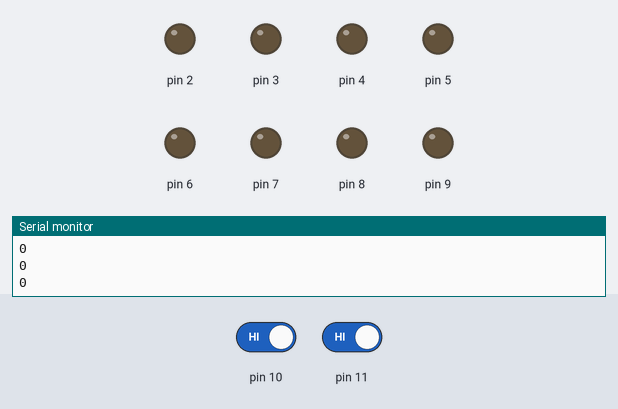
Simulated run of this sketch. Board: Arduino Uno, built with avr-gcc and run on an emulated ATmega328P. On the bench: output pins drawn as LEDs (lit = HIGH), the last lines printed to the serial monitor. Dashed ring = blinking. The test bench sets the inputs (shaded band); at power-on: pin 10 HIGH, pin 11 HIGH.

Above: at 1.2 s.
1.3 s: pin 10 driven LOW
At 3.9 s:
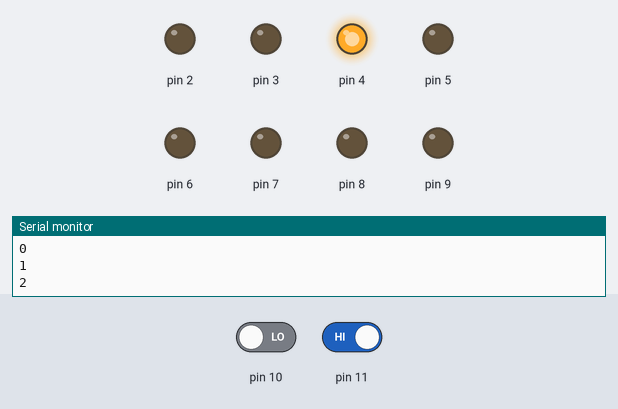
4.3 s: pin 10 driven HIGH
At 5.2 s:
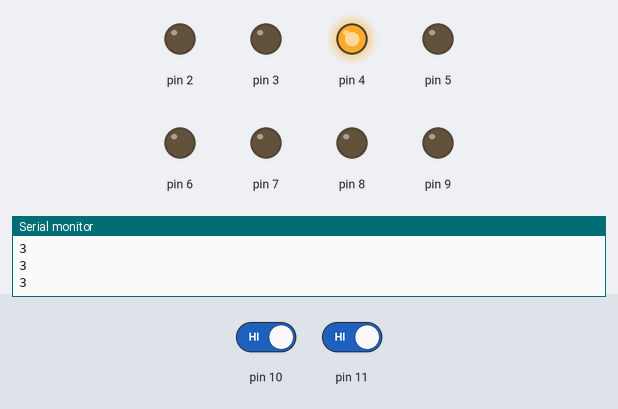
5.8 s: pin 10 driven LOW
At 8.5 s:
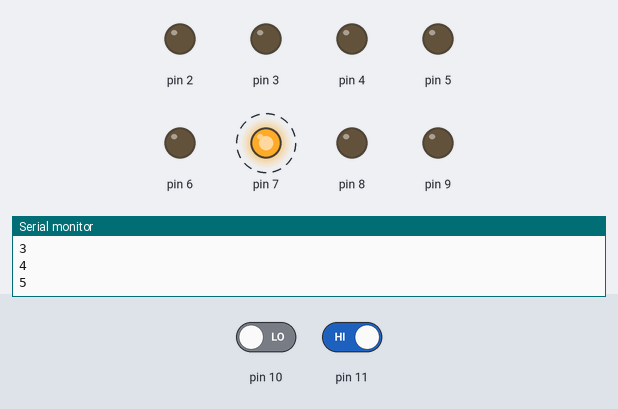
8.8 s: pin 11 driven LOW
At 9.3 s:
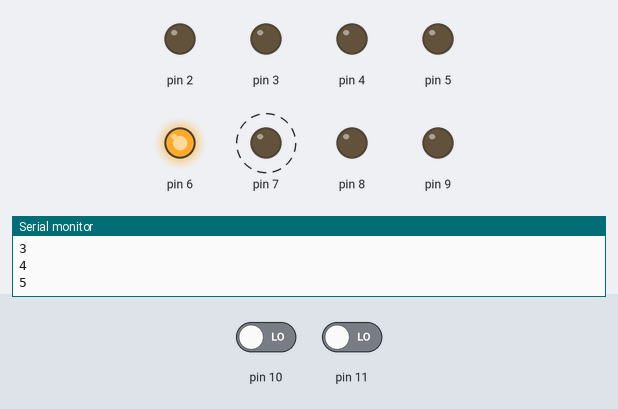
11.8 s: pin 11 driven HIGH
At 13.5 s:
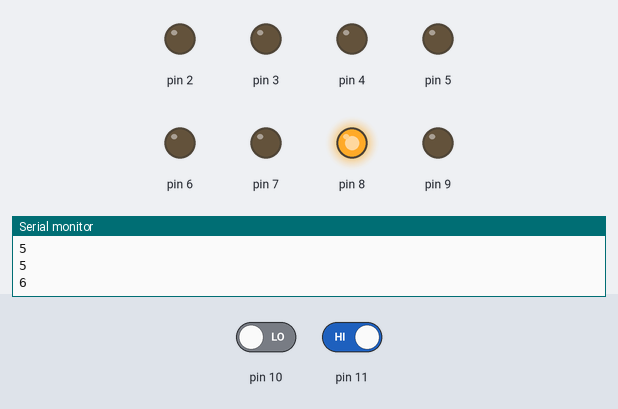
Timing chart, 0 to 15.8 s (numbered marks = the images above; inputs shaded):
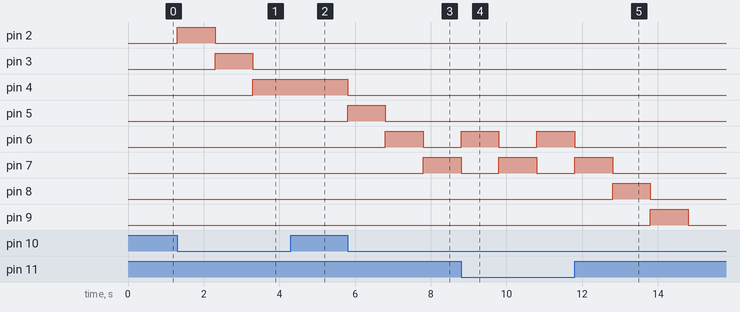

Measured:
- after the input at 1.3 s, pin 2: LOW → HIGH at once, → LOW 1.0 s later; pin 3: LOW → HIGH after 1.0 s, → LOW 1.0 s later; pin 4: LOW → HIGH after 2.0 s
- after the input at 4.3 s, pin 4: stays HIGH (without the input it goes to LOW after 0.00 s); pin 5: stays LOW (without the input it goes to HIGH after 0.00 s); pin 6: stays LOW (without the input it goes to HIGH after 1.0 s)
- after the input at 5.8 s, pin 4: HIGH → LOW at once; pin 5: LOW → HIGH at once, → LOW 1.0 s later; pin 6: LOW → HIGH after 1.0 s, → LOW 1.0 s later; pin 7: LOW → HIGH after 2.0 s
- after the input at 8.8 s, pin 6: LOW → HIGH at once, → LOW 1.0 s later, → HIGH 1.0 s later; pin 8: stays LOW (without the input it goes to HIGH after 0.00 s); pin 9: stays LOW (without the input it goes to HIGH after 1.0 s)
- after the input at 11.8 s, pin 6: goes on until 11.8 s, then stays LOW; pin 7: goes on until 12.8 s, then stays LOW; pin 8: LOW → HIGH after 1.0 s, → LOW 1.0 s later; pin 9: LOW → HIGH after 2.0 s, → LOW 1.0 s later

The sketch:

Lab2.ino
```cpp
int count=0;
void setup()
{
 DDRD=0xFF;
 DDRB=0x03;
 Serial.begin(9600);
}

void loop()
{
  if(((PINB>>2)&0x01)== 0)
  {
   if(count <=5)
   {
    count++;
    PORTD=0x02 << count;
    delay(1000);
   }
   else
   {
    count++;
    PORTD=0x00;
    PORTB=0x01 << count-7;
    delay(1000);
    if(count==9)
    {
      count=1;
      PORTD=0x02 << count;
      delay(1000);
    }
   }
  }
if(((PINB>>3)&0x01)== 0)
{
  if(count > 7)
  {
    count--;
    PORTD=0x00;
    PORTB=0x01 << count-7;
    delay(1000);
  }
  else
  {
    count--;
    PORTB=0x00;
    PORTD=0x02 << count;
    delay(1000);
    if(count==0)
    {
      count=8;
      PORTB=0x01 << count-7;
      delay(1000);
    }
  }

}
Serial.println(count);
}
```
